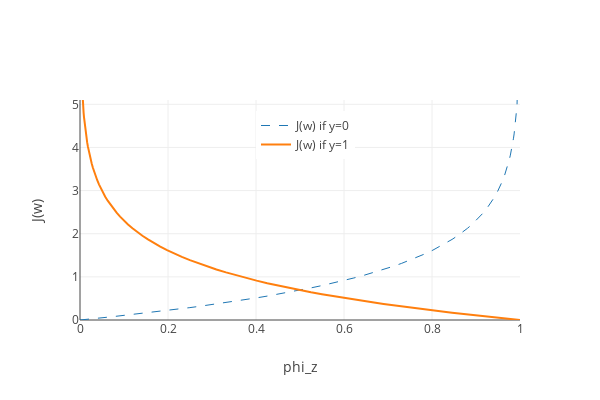

Notebook source saved alongside this figure:
### Code cell
def cost_1(z):
    return - np.log(sigmoid(z))
def cost_0(z):
    return - np.log(1 - sigmoid(z))
z = np.arange(-10,10,0.1)
phi_z = sigmoid(z)
c1 = [cost_1(x) for x in z]
c0 = [cost_0(x) for x in z]



trace1 = go.Scatter(
    x = phi_z,
    y = c0,
    name = 'J(w) if y=0',
    line = dict(
        width = 1,
        dash = 'dash')

)

trace2 = go.Scatter(
    x = phi_z,
    y = c1,
    name = 'J(w) if y=1',
    mode = 'line',

)

layout = dict(width=600,
              height=400,
              xaxis = dict(title = 'phi_z',range=[0, 1]),
              yaxis = dict(title = 'J(w)', range=[0, 5.1]),
              legend=dict(x=0.4, y=0.95)
              )
data = [trace1,trace2]

fig = dict(data=data, layout=layout)

iplot(fig)

### Figure 1 — Plotly figure (JSON) as saved in the notebook; plotly's stock layout.template omitted (floating-point values rounded to 4 significant figures; data arrays with more than 128 entries replaced by an {"elided": "..."} marker saying what was removed)
{"data": [{"line": {"dash": "dash", "width": 1}, "name": "J(w) if y=0", "type": "scatter", "x": {"elided": "200 float values"}, "y": {"elided": "200 float values"}}, {"mode": "line", "name": "J(w) if y=1", "type": "scatter", "x": {"elided": "200 float values"}, "y": {"elided": "200 float values"}}], "layout": {"height": 400, "legend": {"x": 0.4, "y": 0.95}, "width": 600, "xaxis": {"range": [0, 1], "title": "phi_z"}, "yaxis": {"range": [0, 5.1], "title": "J(w)"}}}
